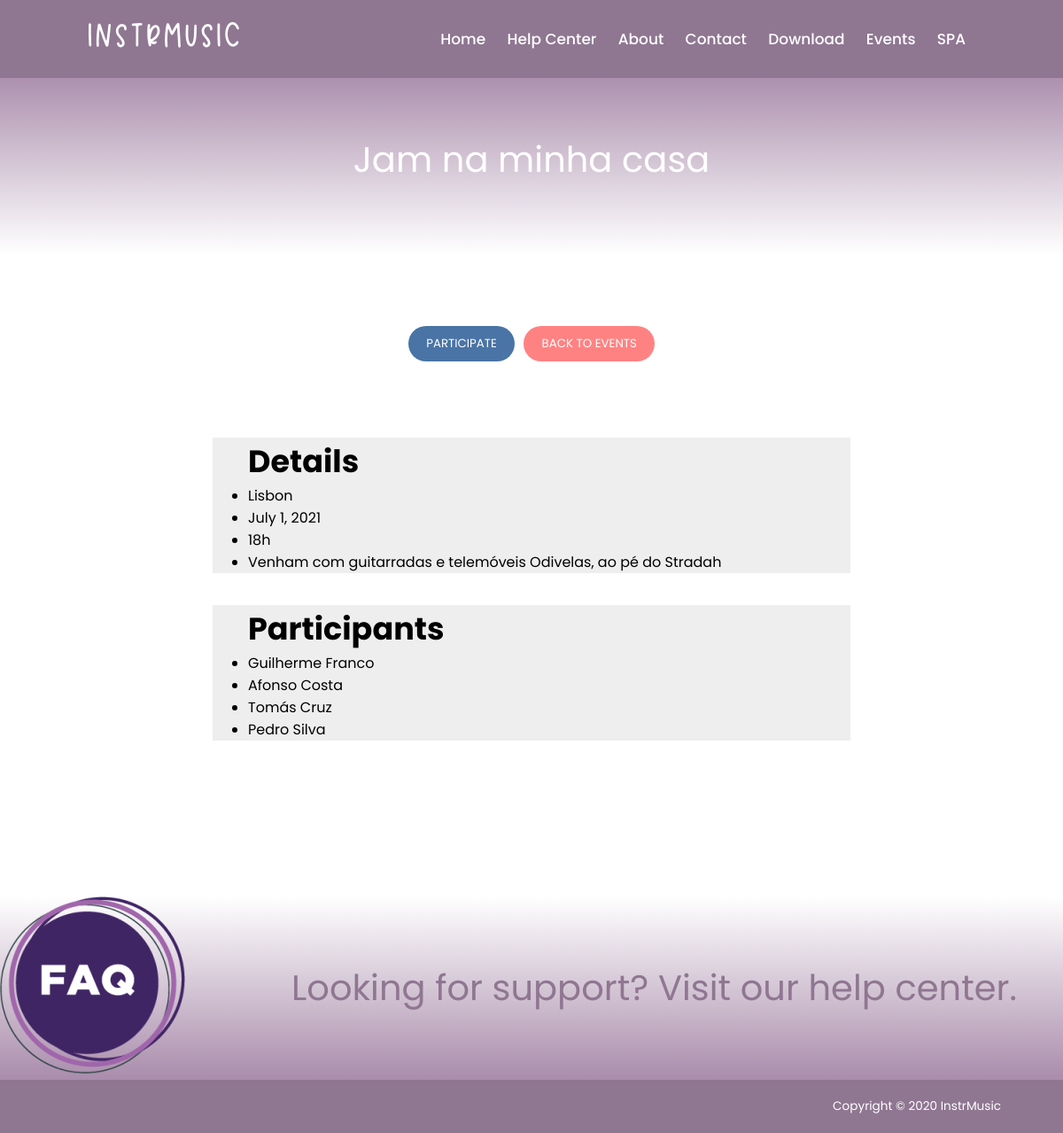
The app's page /events_details/3 with its own data.
### website/models.py (models this page shows, shortened)
class Event(models.Model):
    title = models.CharField(max_length=30)
    description = models.TextField(max_length=180, default='')
    date = models.DateField(null=True, blank=True)
    time = models.IntegerField()
    location = models.ForeignKey(Location, on_delete=models.CASCADE, related_name="location")

class Location(models.Model):
    city = models.CharField(max_length=30)
    address = models.CharField(max_length=30)
    def __str__(self):
        return self.city

class Musician(models.Model):
    name = models.CharField(max_length=30)
    surname = models.CharField(max_length=30)
    instrument = models.CharField(max_length=30, default="")
    email = models.EmailField(max_length=254)
    event = models.ManyToManyField(Event, blank=True, related_name="Musician")

### website/views.py (the view)
# urls.py: path('events_details/<int:events_id>', views.events_detail_page_view, name='events_details'),
def events_detail_page_view(request, events_id):
    e = Event.objects.all().get(id=events_id)
    if request.user.is_authenticated:
        context = {'events': e,
                   'musicians': e.Musician.all(),
                   'non_musicians': Musician.objects.exclude(event=e), 'message': "logged"}
        return render(request, 'website/events_details.html', context)
    context = {'events': e,
               'musicians': e.Musician.all(),
               'non_musicians': Musician.objects.exclude(event=e)}
    return render(request, 'website/events_details.html', context)

### website/templates/website/events_details.html (shortened to what this page needs)
{% extends 'website/base.html' %}
{% load static %}
{% block main %}
    <article id="subheader">
        {{ events.title }}
    </article>
    <article id="sub_subheader">
        <a href="{% url 'website:participate' events.id %}">
            <button>PARTICIPATE</button>
        </a>
        <a href="{% url 'website:events' %}">
            <button id="cancel_button">BACK TO EVENTS</button>
        </a>
    </article>
    <article id="event">
        <ul style="background-color: #eee; margin-bottom: 5%;">
            <h2>Details</h2>
            <li>{{ events.location }}</li>
            <li>{{ events.date }}</li>
            <li>{{ events.time }}h</li>
            <li>{{ events.description }}h</li>
        </ul>
        <ul style="background-color: #eee; margin-bottom: 5%;">
            <h2 >Participants</h2>
            {% for musician in musicians %}
                <li>{{ musician.name }} {{ musician.surname }}</li>
            {% empty %}
                <li>No musicians :(</li>
            {% endfor %}
        </ul>
    </article>
{% endblock main %}

### website/static/website/css/estilos.css (style rules this page uses)
* { box-sizing: border-box; font-family: 'Poppins', sans-serif; margin: 0; }
body { display: grid; height: 100vh; grid-template-rows: 80px; grid-template-areas: "header header header header" "main main main main" "footer footer footer footer"; }
#sub_subheader { padding: 50px; text-align: center; grid-area: sub_subheader; font-size: 40px; }
a { text-decoration: none; }
h2 { font-size: 35px; }
input[type=submit], button { margin-top: 5%; width: max-content; color: white; padding: 10px 20px; background: #4974a5; border: 0 none; cursor: pointer; -webkit-border-radius: 30px; border-radius: 30px; }
header ~ main #subheader { padding-top: 70px; text-align: center; grid-area: subheader; background: rgb(255, 255, 255); background: linear-gradient(0deg, rgba(255, 255, 255, 1) 0%, rgba(169, 140, 171, 1) 100%); font-size: 250%; color: white; }
#cancel_button { background-color: rgba(255, 0, 0, 0.49); }

### records on screen
Event: title "Jam na minha casa", location "Lisbon", date "July 1, 2021", time "18", description "Venham com guitarradas e telemóveis Odivelas, ao pé do Strada"
Musician: name "Guilherme", surname "Franco"
Musician: name "Afonso", surname "Costa"
Musician: name "Tomás", surname "Cruz"
Musician: name "Pedro", surname "Silva"
